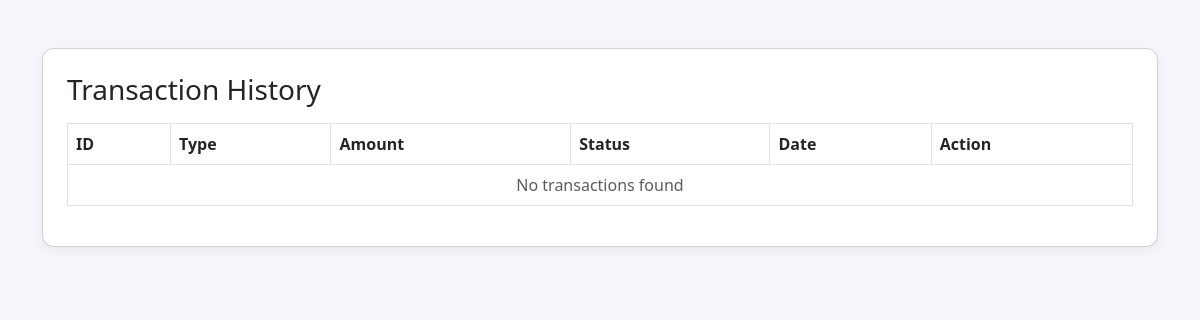
Page /transaction-history (signed in) on the earlier database version.
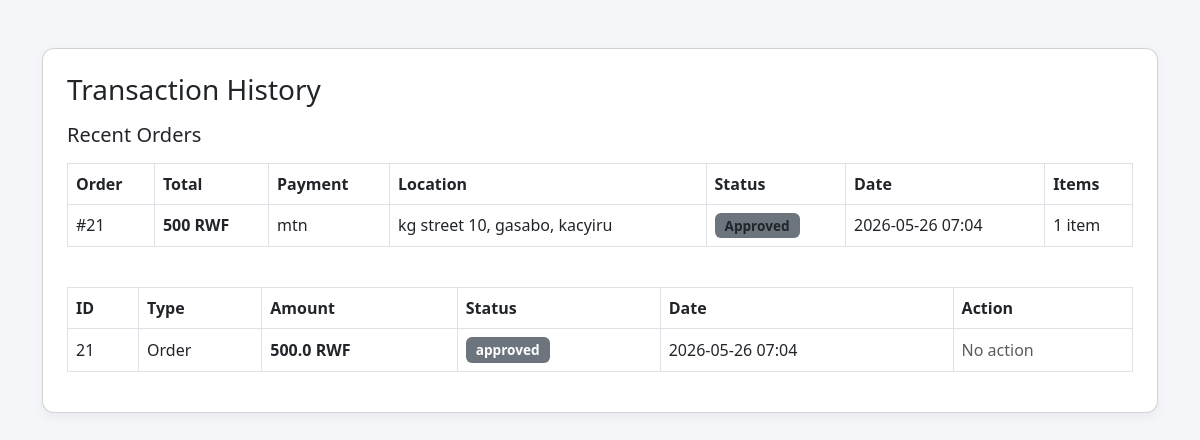
Same page on the later database version.
### market/models.py (models this page shows, shortened)
class Order(db.Model):
    __tablename__ = 'order'
    id             = db.Column(db.Integer, primary_key=True)
    user_id        = db.Column(db.Integer, db.ForeignKey('user.id'), nullable=False)
    items          = db.Column(db.Text, nullable=False)       # JSON string of cart items
    total_price    = db.Column(db.Integer, nullable=False)
    payment_method = db.Column(db.String(20), nullable=False)
    sector         = db.Column(db.String(100), nullable=False)
    district       = db.Column(db.String(100), nullable=False)
    street         = db.Column(db.String(100), nullable=False)
    location_note  = db.Column(db.String(255), nullable=True)
    status         = db.Column(db.String(20), nullable=False, default='pending')  # pending | approved | completed | cancelled
    created_at     = db.Column(db.DateTime, nullable=False, default=lambda: datetime.now(timezone.utc))  # ✅ FIXED: utcnow() deprecated
    approved_at    = db.Column(db.DateTime)
    approver_id    = db.Column(db.Integer, db.ForeignKey('user.id'))
    user     = db.relationship('User', foreign_keys=[user_id],     backref='orders')
    approver = db.relationship('User', foreign_keys=[approver_id], backref='approved_orders')
    @property
    def parsed_items(self):
        try:
            return json.loads(self.items)
        except (TypeError, ValueError):
            return []

class Transaction(db.Model):
    __tablename__ = 'transaction'
    id               = db.Column(db.Integer, primary_key=True)
    user_id          = db.Column(db.Integer, db.ForeignKey('user.id'), nullable=False)
    amount           = db.Column(db.Float, nullable=False)
    transaction_type = db.Column(db.String(50), nullable=False)
    status           = db.Column(db.String(20), default='pending')
    created_at       = db.Column(db.DateTime, default=lambda: datetime.now(timezone.utc))  # ✅ FIXED: utcnow() deprecated

### market/routes.py (the view)
@app.route('/transaction-history')
@login_required
def transaction_history():
    orders = Order.query.filter_by(user_id=current_user.id)\
        .order_by(Order.created_at.desc()).all()
    transactions = Transaction.query.filter_by(user_id=current_user.id)\
        .order_by(Transaction.created_at.desc()).all()
    return render_template(
        'transaction_history.html',
        orders=orders,
        transactions=transactions
    )

### market/models.py (called while the page is built)
@login_manager.user_loader
def load_user(user_id):
    return db.session.get(User, int(user_id))  # ✅ FIXED: replaced deprecated User.query.get()

### market/templates/transaction_history.html (shortened to what this page needs)
<!DOCTYPE html>
<html lang="en">
<head>
    <link href="https://cdn.jsdelivr.net/npm/bootstrap@5.3.0/dist/css/bootstrap.min.css" rel="stylesheet">
</head>
<body>
<div class="container mt-5">
    <div class="card p-4">
        <div class="d-flex justify-content-between align-items-center mb-3">
            <h3 class="mb-0">Transaction History</h3>
        </div>
        {% if orders %}
            <div class="mb-4">
                <h5 class="mb-3">Recent Orders</h5>
                <table class="table table-hover table-bordered align-middle">
                    <thead>
                        <tr>
                            <th>Order</th>
                            <th>Total</th>
                            <th>Payment</th>
                            <th>Location</th>
                            <th>Status</th>
                            <th>Date</th>
                            <th>Items</th>
                        </tr>
                    </thead>
                    <tbody>
                        {% for order in orders %}
                        <tr>
                            <td>#{{ order.id }}</td>
                            <td><strong>{{ order.total_price }} RWF</strong></td>
                            <td>{{ order.payment_method }}</td>
                            <td>
                                {{ order.street }}, {{ order.district }}, {{ order.sector }}
                            </td>
                            <td>
                                <span class="badge bg-secondary text-dark">
                                    {{ order.status|capitalize }}
                                </span>
                            </td>
                            <td>{{ order.created_at.strftime('%Y-%m-%d %H:%M') }}</td>
                            <td>{{ order.parsed_items|length }} item{{ 's' if order.parsed_items|length != 1 else '' }}</td>
                        </tr>
                        {% endfor %}
                    </tbody>
                </table>
            </div>
        {% endif %}
        <table class="table table-hover table-bordered align-middle">
            <thead>
                <tr>
                    <th>ID</th>
                    <th>Type</th>
                    <th>Amount</th>
                    <th>Status</th>
                    <th>Date</th>
                    <th>Action</th>
                </tr>
            </thead>
            <tbody>
                {% if transactions %}
                    {% for transaction in transactions %}
                    <tr>
                        <td>{{ transaction.id }}</td>
                        <td>
                            <span class="text-capitalize">
                                {{ transaction.transaction_type }}
                            </span>
                        </td>
                        <td>
                            <strong>{{ transaction.amount }} RWF</strong>
                        </td>
                        <td>
                            {% if transaction.status == 'pending' %}
                                <span class="badge bg-warning text-dark">Pending</span>
                            {% elif transaction.status == 'received' %}
                                <span class="badge bg-success">Received</span>
                            {% else %}
                                <span class="badge bg-secondary">
                                    {{ transaction.status }}
                                </span>
                            {% endif %}
                        </td>
                        <td>
                            {{ transaction.created_at.strftime('%Y-%m-%d %H:%M') }}
                        </td>
                        <td>
                            <span class="text-muted">
                                {% if transaction.status == 'pending' %}
                                    Awaiting confirmation
                                {% else %}
                                    No action
                                {% endif %}
                            </span>
                        </td>
                    </tr>
                    {% endfor %}
                {% else %}
                    <tr>
                        <td colspan="6" class="text-center text-muted">
                            No transactions found
                        </td>
                    </tr>
                {% endif %}
            </tbody>
        </table>
    </div>
</div>
</body>
</html>

### market/templates/transaction_history.html (style rules this page uses)
body { background: #f5f6fa; }
.card { border-radius: 12px; box-shadow: 0 4px 12px rgba(0,0,0,0.05); }
.table thead { background: #0d6efd; color: white; }
.badge { font-size: 0.85rem; padding: 6px 10px; }

Differences in the rows shown:
added Order: id "21", total_price "500", payment_method "mtn", street "kg street 10", district "gasabo", sector "kacyiru", status "Approved", created_at "2026-05-26 07:04", parsed_items|length "1"
added Transaction: shows "No action"
Other differences:
text no longer shown: "No transactions found"
text now shown: "Recent Orders Order Total Payment Location Status Date Items"
